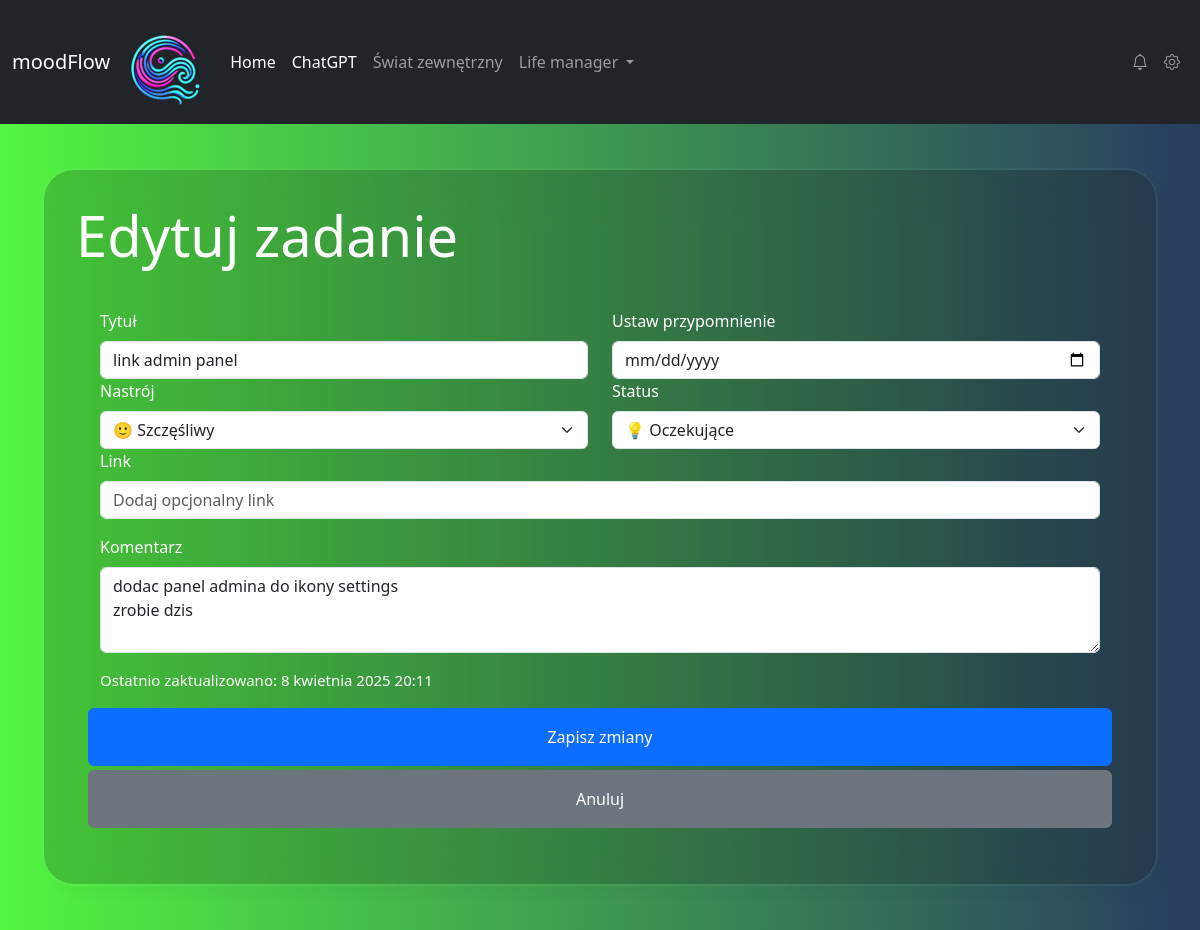
Page /edit/22/ on the earlier database version.
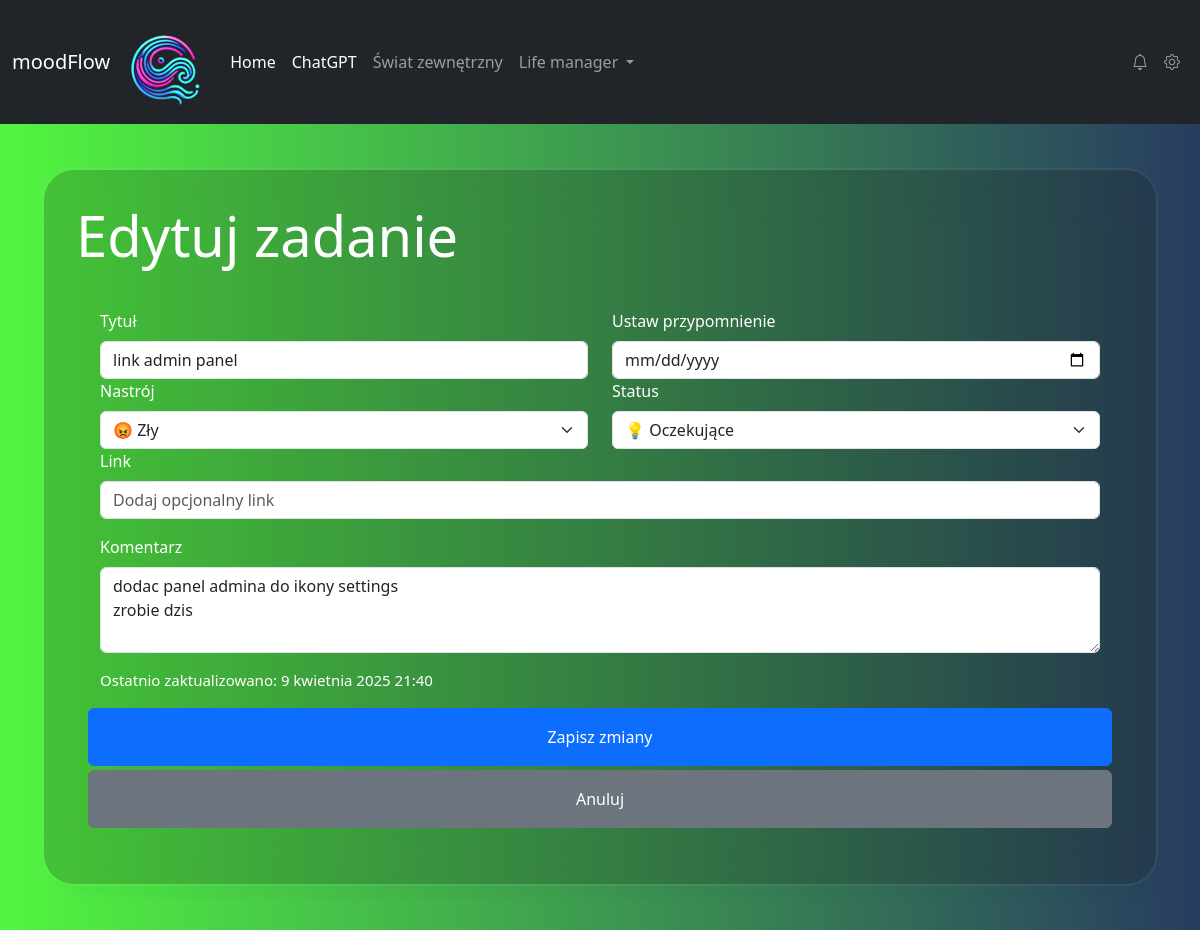
Same page on the later database version.
### myapp/models.py (models this page shows, shortened)
class Task(models.Model):
    title = models.CharField(max_length=255)
    comment = models.TextField(blank=True, null=True)
    url = models.URLField(null=True, blank=True)
    mood_choice = models.CharField(choices=MOOD_CHOICES, max_length=20, default="neutral")
    status = models.CharField(choices=IDEA_STATUS, max_length=30, default="pending")
    created_at = models.DateTimeField(auto_now_add=True)
    updated_at = models.DateTimeField(null=True, blank=True)

### myapp/views.py (the view)
# urls.py: path('edit/<int:task_id>/', edit_task, name='edit_task'),  # Edycja zadania
def edit_task(request, task_id):
    task = get_object_or_404(Task, id=task_id)
    if request.method == "POST":
        form = TaskForm(request.POST, instance=task)
        if form.is_valid():
            task = form.save(commit=False)
            task.updated_at = timezone.now()
            task.save()
            return redirect("todo_list")
    else:
        form = TaskForm(instance=task)
    return render(request, "myapp/edit_task.html", {"form": form, "task": task, "task.updated_at": task.updated_at})

### myapp/forms.py
class TaskForm(forms.ModelForm):
    class Meta:
        model = Task
        fields = ["title", "comment", "url", "mood_choice", "status"]  # fields inside form
        widgets = {
            "title": forms.TextInput(attrs={"class": "form-control", "placeholder": "Wpisz tytuł zadania"}),
            "comment": forms.Textarea(attrs={"class": "form-control", "rows": 3, "placeholder": "Dodatkowe uwagi"}),
            "url": forms.URLInput(attrs={"class": "form-control", "placeholder": "Dodaj opcjonalny link"}),
            "mood_choice": forms.Select(attrs={"class": "form-select"}),
            "status": forms.Select(attrs={"class": "form-select"}),
        }

### myapp/templates/myapp/edit_task.html (shortened to what this page needs)
{% extends 'base.html' %}
{% block content %}
    <h1 class="display-4 text-white mb-3">Edytuj zadanie</h1>
    <form method="POST" class="row p-4">
        <div class="col-md-6">
            <label for="{{ form.title.id }}" class="form-label">Tytuł</label>
            {{ form.title }}
        </div>
        <div class="col-md-6">
                   <label for="task-date" class="form-label">Ustaw przypomnienie</label>
                           <input type="date" class="form-control" id="task-date" name="task_date">
                      </div>
        <div class="col-md-6">
            <label for="id_mood_choice" class="form-label">Nastrój</label>
            {{ form.mood_choice }}
        </div>
        <div class="col-md-6">
            <label for="id_status" class="form-label">Status</label>
            {{ form.status }}
        </div>
        <div class="mb-3">
            <label for="id_url" class="form-label">Link</label>
            {{ form.url }}
        </div>
        <div class="col-12">
            <label for="id_comment" class="form-label">Komentarz</label>
            {{ form.comment }}
        </div>
        <br>
        {% if task.updated_at %}
            <p class="mt-3" style="font-size: 15px">Ostatnio zaktualizowano:  {{ task.updated_at }}</p>
            {% else %}
            <p class="mt-3" style="font-size: 15px">To zadanie nie było jeszcze aktualizowane</p>
        {% endif %}
        <button type="submit" class="btn btn-primary mb-1 py-3">Zapisz zmiany</button>
        <a href="{% url 'todo_list' %}" class="btn btn-secondary py-3">Anuluj</a>
    </form>
{% endblock %}

Differences in the rows shown:
changed Task "link admin panel": mood_choice "🙂 Szczęśliwy" → "😡 Zły"; updated_at "8 kwietnia 2025 20:11" → "9 kwietnia 2025 21:40"
